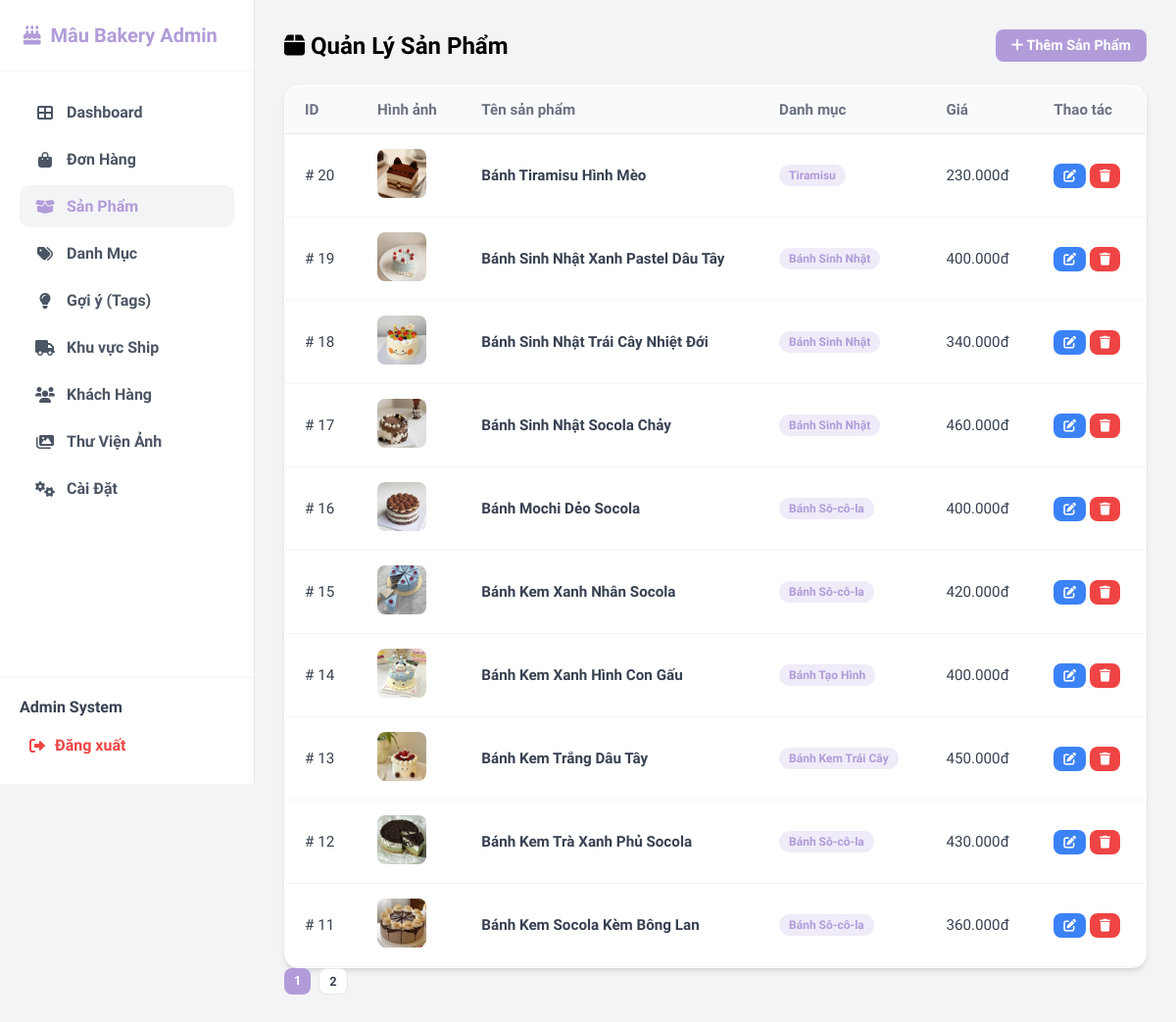
/admin/products.php (signed in), run on the app's committed database.
### tables this page shows
CREATE TABLE `products` (
  `id` int(11) NOT NULL AUTO_INCREMENT,
  `category_id` int(11) NOT NULL,
  `name` varchar(150) NOT NULL,
  `slug` varchar(150) NOT NULL,
  `description` text DEFAULT NULL,
  `base_price` decimal(10,2) NOT NULL,
  `image` text DEFAULT NULL,
  `views` int(11) DEFAULT 0,
  `is_featured` tinyint(1) DEFAULT 0,
  `is_active` tinyint(1) DEFAULT 1,
  `created_at` datetime DEFAULT current_timestamp(),
  PRIMARY KEY (`id`),
  UNIQUE KEY `slug` (`slug`),
  KEY `category_id` (`category_id`),
  CONSTRAINT `fk_products_categories` FOREIGN KEY (`category_id`) REFERENCES `categories` (`id`) ON DELETE CASCADE
);

CREATE TABLE `categories` (
  `id` int(11) NOT NULL AUTO_INCREMENT,
  `name` varchar(100) NOT NULL,
  `slug` varchar(100) NOT NULL,
  `image` text DEFAULT NULL,
  `is_active` tinyint(1) DEFAULT 1,
  PRIMARY KEY (`id`),
  UNIQUE KEY `name` (`name`),
  UNIQUE KEY `slug` (`slug`)
);

### admin/controllers/ProductManagerController.php (called while the page is built, shortened)
<?php
require_once 'includes/auth_check.php';
$count_stmt = $conn->query("SELECT COUNT(*) FROM products WHERE is_active = 1");
$total_rows = $count_stmt->fetchColumn();
$limit = 10;
$page = isset($_GET['p']) ? intval($_GET['p']) : 1;
$offset = ($page - 1) * $limit;
$total_pages = ceil($total_rows / $limit);
$stmt = $conn->prepare("
    SELECT p.*, c.name as category_name
    FROM products p
    LEFT JOIN categories c ON p.category_id = c.id
    WHERE p.is_active = 1
    ORDER BY p.id DESC
    LIMIT :limit OFFSET :offset
");
$stmt->bindValue(':limit', $limit, PDO::PARAM_INT);
$stmt->bindValue(':offset', $offset, PDO::PARAM_INT);
$stmt->execute();
$products = $stmt->fetchAll();
?>

### admin/products.php (the view, shortened to what this page needs)
<?php
require_once 'controllers/ProductManagerController.php';
require_once 'includes/header.php';
?>
<div class="admin-content">
    <div class="d-flex justify-content-between align-items-center mb-4">
        <h2><i class="fas fa-box"></i> Quản Lý Sản Phẩm</h2>
        <button class="btn btn-primary btn-glass" onclick="openModal('add')">
            <i class="fas fa-plus"></i> Thêm Sản Phẩm
        </button>
    </div>
    <div class="glass-panel p-0 overflow-hidden">
        <table class="table mb-0">
            <thead>
                <tr>
                    <th>ID</th>
                    <th>Hình ảnh</th>
                    <th>Tên sản phẩm</th>
                    <th>Danh mục</th>
                    <th>Giá</th>
                    <th>Thao tác</th>
                </tr>
            </thead>
            <tbody>
                <?php foreach ($products as $p): ?>
                    <tr>
                        <td>#
                            <?php echo $p['id']; ?>
                        </td>
                        <td>
                            <img src="<?php echo $p['image']; ?>" alt="img"
                                style="width: 50px; height: 50px; object-fit: cover; border-radius: 8px;">
                        </td>
                        <td style="font-weight: 600;">
                            <?php echo htmlspecialchars($p['name']); ?>
                        </td>
                        <td>
                            <span class="badge" style="background: rgba(177, 156, 217, 0.2); color: var(--accent-color);">
                                <?php echo $p['category_name'] ?? 'Chưa phân loại'; ?>
                            </span>
                        </td>
                        <td>
                            <?php echo number_format($p['base_price'], 0, ',', '.'); ?>đ
                        </td>
                        <td>
                            <button class="btn btn-sm btn-info text-white"
                                onclick='openModal("edit", <?php echo json_encode($p); ?>)'>
                                <i class="fas fa-edit"></i>
                            </button>
                            <form method="POST" style="display:inline-block;"
                                onsubmit="return confirm('Bạn có chắc muốn xóa?');">
                                <button class="btn btn-sm btn-danger">
                                    <i class="fas fa-trash"></i>
                                </button>
                            </form>
                        </td>
                    </tr>
                <?php endforeach; ?>
            </tbody>
        </table>
    </div>
    <?php if ($total_pages > 1): ?>
        <div class="mt-3 d-flex justify-content-center gap-2">
            <?php for ($i = 1; $i <= $total_pages; $i++): ?>
                <a href="?p=<?php echo $i; ?>" class="btn btn-sm <?php echo $i == $page ? 'btn-primary' : 'btn-light'; ?>">
                    <?php echo $i; ?>
                </a>
            <?php endfor; ?>
        </div>
    <?php endif; ?>
</div>
<link rel="stylesheet" href="assets/css/products.css">
<?php require_once 'includes/footer.php'; ?>

### admin/assets/css/style.css (style rules this page uses)
:root { --sidebar-width: 260px; --primary-bg: #f3f4f6; --white: #ffffff; --text-dark: #1f2937; --accent-color: #b19cd9; --accent-hover: #9b85c1; }
* { margin: 0; padding: 0; box-sizing: border-box; font-family: 'Quicksand', sans-serif; }
body { background-color: var(--primary-bg); display: flex; min-height: 100vh; }
.glass-panel { background: var(--white); border-radius: 15px; box-shadow: 0 4px 6px -1px rgba(0, 0, 0, 0.1), 0 2px 4px -1px rgba(0, 0, 0, 0.06); padding: 24px; border: 1px solid rgba(255, 255, 255, 0.5); }
.btn-glass { transition: all 0.3s; border: none; display: inline-flex; align-items: center; gap: 8px; }
.table { width: 100%; border-collapse: collapse; font-size: 0.95rem; }
.table th { text-align: left; padding: 15px 20px; color: #6b7280; font-weight: 600; background: #f9fafb; border-bottom: 1px solid #e5e7eb; }
.table td { padding: 15px 20px; border-bottom: 1px solid #f3f4f6; vertical-align: middle; color: #374151; }
.btn { padding: 8px 16px; border-radius: 8px; border: none; cursor: pointer; font-weight: 600; font-size: 0.9rem; text-decoration: none; display: inline-block; }
.btn-sm { padding: 5px 10px; font-size: 0.8rem; }
.btn-primary { background: var(--accent-color); color: white; }
.btn-danger { background: #ef4444; color: white; }
.btn-info { background: #3b82f6; color: white; }
.btn-light { background: #fff; color: #374151; border: 1px solid #e5e7eb; }
.badge { padding: 4px 10px; border-radius: 20px; font-size: 0.75rem; font-weight: 700; display: inline-block; }
.d-flex { display: flex; }
.justify-content-between { justify-content: space-between; }
.align-items-center { align-items: center; }
.gap-2 { gap: 8px; }
.mb-4 { margin-bottom: 1.5rem; }
.text-white { color: white !important; }
.p-0 { padding: 0 !important; }
.overflow-hidden { overflow: hidden; }

### data on the page
products: id "20", image (picture), name "Bánh Tiramisu Hình Mèo", category.name "Tiramisu", base_price "230.000"
products: id "19", image (picture), name "Bánh Sinh Nhật Xanh Pastel Dâu Tây", category.name "Bánh Sinh Nhật", base_price "400.000"
products: id "18", image (picture), name "Bánh Sinh Nhật Trái Cây Nhiệt Đới", category.name "Bánh Sinh Nhật", base_price "340.000"
products: id "17", image (picture), name "Bánh Sinh Nhật Socola Chảy", category.name "Bánh Sinh Nhật", base_price "460.000"
products: id "16", image (picture), name "Bánh Mochi Dẻo Socola", category.name "Bánh Sô-cô-la", base_price "400.000"
products: id "15", image (picture), name "Bánh Kem Xanh Nhân Socola", category.name "Bánh Sô-cô-la", base_price "420.000"
products: id "14", image (picture), name "Bánh Kem Xanh Hình Con Gấu", category.name "Bánh Tạo Hình", base_price "400.000"
products: id "13", image (picture), name "Bánh Kem Trắng Dâu Tây", category.name "Bánh Kem Trái Cây", base_price "450.000"
products: id "12", image (picture), name "Bánh Kem Trà Xanh Phủ Socola", category.name "Bánh Sô-cô-la", base_price "430.000"
products: id "11", image (picture), name "Bánh Kem Socola Kèm Bông Lan", category.name "Bánh Sô-cô-la", base_price "360.000"

### other printed values
$_SESSION['full_name'] "Admin System"
